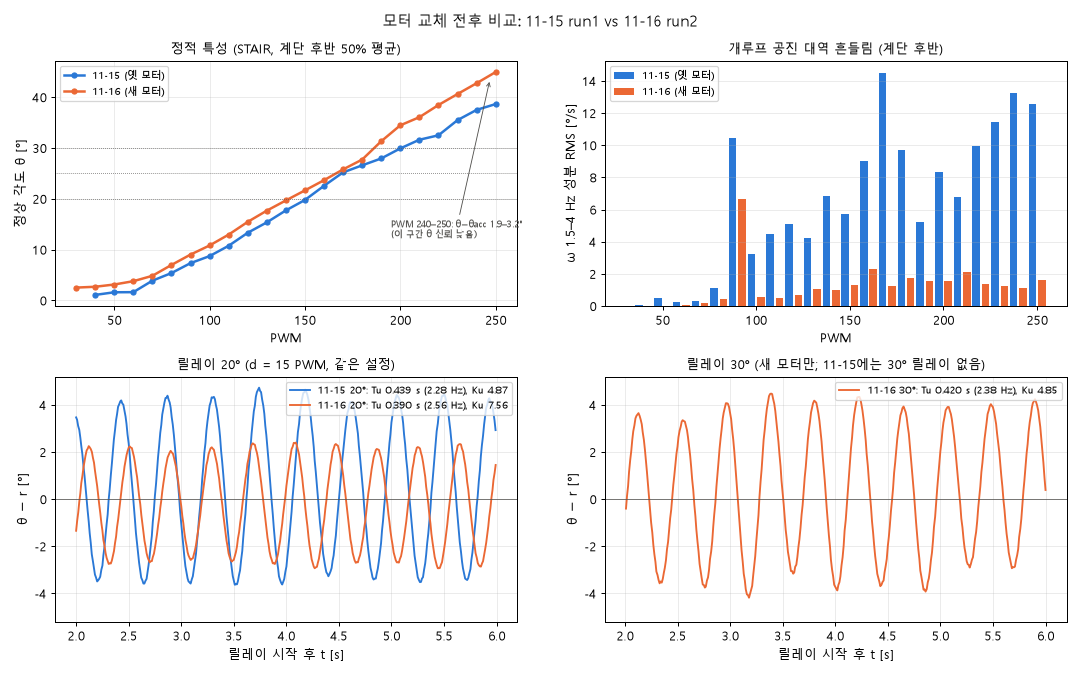

Here is the Python script that generated this plot:
import numpy as np, pandas as pd, matplotlib
matplotlib.use('Agg'); import matplotlib.pyplot as plt
from scipy import signal
plt.rcParams['font.family'] = ['Malgun Gothic', 'DejaVu Sans']; plt.rcParams['axes.unicode_minus'] = False
OLD, NEW = '#2a78d6', '#eb6834'; INK2 = '#52514e'
def stairs(f):
    d = pd.read_csv(f, comment='#'); u = d.pwm.values; th = d.theta_deg.values; w = d.omega_dps.values
    segs = np.split(np.arange(len(u)), np.where(np.diff(u) != 0)[0] + 1); R = []
    for s in segs:
        if len(s) < 300: continue
        h = s[len(s)//2:]; x = w[h] - w[h].mean()
        fq, P = signal.welch(x, fs=100, nperseg=256); b = (fq > 1.5) & (fq < 4)
        R.append((u[h][0], th[h].mean(), np.sqrt(np.trapezoid(P[b], fq[b]))))
    return np.array(R)
def relay(f):
    d = pd.read_csv(f, comment='#'); i2 = np.where(d.phase.values == 2)[0][0]
    t = d.t_s.values[i2:] - d.t_s.values[i2]; e = d.theta_deg.values[i2:] - d.ref_deg.values[i2:]
    return t, e, d.pwm.values[i2:]
o = stairs('data/20261115_run1/aero_STAIR_20261115_124525.csv'); n = stairs('data/20261116_run2/aero_STAIR_20261116_213908.csv')
fig, ax = plt.subplots(2, 2, figsize=(12, 7.5))
a = ax[0, 0]
a.plot(o[:, 0], o[:, 1], '-o', color=OLD, lw=2, ms=4, label='11-15 (옛 모터)')
a.plot(n[:, 0], n[:, 1], '-o', color=NEW, lw=2, ms=4, label='11-16 (새 모터)')
for deg in (20, 25, 30): a.axhline(deg, color=INK2, lw=.6, ls=':')
a.set_xlabel('PWM'); a.set_ylabel('정상 각도 θ [°]'); a.set_title('정적 특성 (STAIR, 계단 후반 50% 평균)', fontsize=10)
a.grid(alpha=.25); a.legend(fontsize=8, loc='upper left')
a.annotate('PWM 240–250: θ−θacc 1.9–3.2°\n(이 구간 θ 신뢰 낮음)', (247, 43.5), (195, 14), fontsize=7.5, color=INK2, va='center', arrowprops=dict(arrowstyle='->', color=INK2, lw=.7))
a = ax[0, 1]; wdt = 4
a.bar(o[:, 0] - wdt/2 - .5, o[:, 2], wdt, color=OLD, label='11-15 (옛 모터)')
a.bar(n[:, 0] + wdt/2 + .5, n[:, 2], wdt, color=NEW, label='11-16 (새 모터)')
a.set_xlabel('PWM'); a.set_ylabel('ω 1.5–4 Hz 성분 RMS [°/s]'); a.set_title('개루프 공진 대역 흔들림 (계단 후반)', fontsize=10)
a.grid(alpha=.25, axis='y'); a.legend(fontsize=8, loc='upper left')
for k, (f, lab) in enumerate([('data/20261115_run1/aero_RELAY_20261115_130315.csv', '11-15 20°: Tu 0.439 s (2.28 Hz), Ku 4.87'),
                              ('data/20261116_run2/aero_RELAY_20261116_214233.csv', '11-16 20°: Tu 0.390 s (2.56 Hz), Ku 7.56')]):
    t, e, u = relay(f); m = (t >= 2) & (t <= 6)
    ax[1, 0].plot(t[m], e[m], color=(OLD, NEW)[k], lw=1.5, label=lab)
ax[1, 0].axhline(0, color=INK2, lw=.6)
ax[1, 0].set_xlabel('릴레이 시작 후 t [s]'); ax[1, 0].set_ylabel('θ − r [°]'); ax[1, 0].set_title('릴레이 20° (d = 15 PWM, 같은 설정)', fontsize=10)
ax[1, 0].grid(alpha=.25); ax[1, 0].legend(fontsize=8, loc='upper right')
t, e, u = relay('data/20261116_run2/aero_RELAY_20261116_214303.csv'); m = (t >= 2) & (t <= 6)
ax[1, 1].plot(t[m], e[m], color=NEW, lw=1.5, label='11-16 30°: Tu 0.420 s (2.38 Hz), Ku 4.85')
ax[1, 1].axhline(0, color=INK2, lw=.6); [x.set_ylim(-5.2, 5.2) for x in ax[1]]
ax[1, 1].set_xlabel('릴레이 시작 후 t [s]'); ax[1, 1].set_ylabel('θ − r [°]'); ax[1, 1].set_title('릴레이 30° (새 모터만; 11-15에는 30° 릴레이 없음)', fontsize=10)
ax[1, 1].grid(alpha=.25); ax[1, 1].legend(fontsize=8, loc='upper right')
fig.suptitle('모터 교체 전후 비교: 11-15 run1 vs 11-16 run2', fontsize=12)
fig.tight_layout(); fig.savefig('data/20261116_run2/analysis/compare_1115.png', dpi=90)
for r1 in o: print('old %3d %5.1f %5.1f' % tuple(r1))
for r1 in n: print('new %3d %5.1f %5.1f' % tuple(r1))
